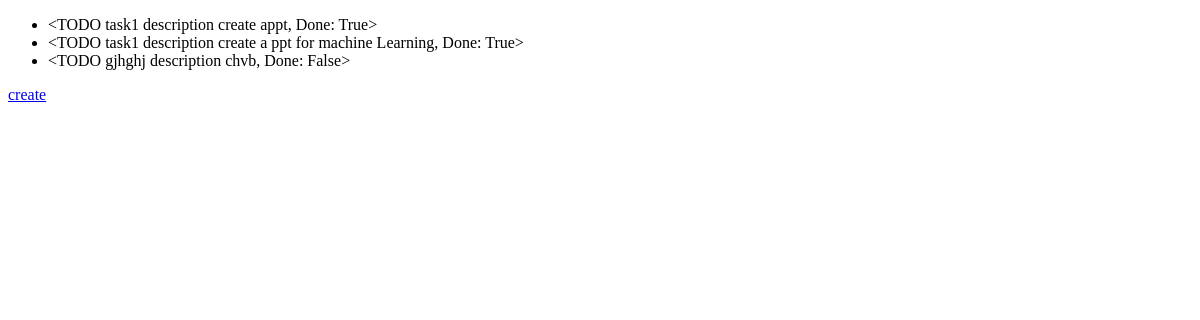
Page /todos/ on the earlier database version.
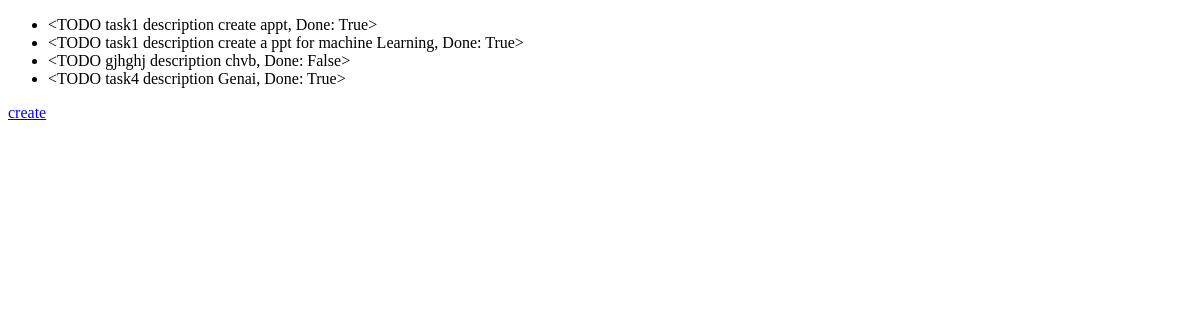
Same page on the later database version.
### blueprint_app/blueprints/todos/models.py (models this page shows, shortened)
class Todo(db.Model):
    __tablename__ = 'todos'
    tid = db.Column(db.Integer, primary_key = True)
    title = db.Column(db.String, nullable = False)
    description = db.Column(db.String)
    done = db.Column(db.Boolean, nullable=False)
    def __repr__(self):
        return  f"<TODO {self.title} description {self.description}, Done: {self.done}>"

### blueprint_app/blueprints/todos/routes.py (the view)
@todos.route('/')
def index():
    todos = Todo.query.all()
    return render_template('todos/index.html', todos= todos)

### blueprint_app/blueprints/todos/templates/todos/index.html (shortened to what this page needs)
{% extends 'base.html' %}
{% block content %}
    <ul>
        {% for todo in todos%}
        <li> {{todo}} </li>
        {% endfor %}
    </ul>
    <a href="{{ url_for('todos.create')}}"> create</a>
{% endblock %}

### blueprint_app/templates/base.html (shortened to what this page needs)
<!DOCTYPE html>
<html lang="en">
<head>
</head>
<body>
    {% block content %}{% endblock %}
</body>
</html>

Differences in the rows shown:
added Todo: title+description+done "<TODO task4 description Genai, Done: True>"
